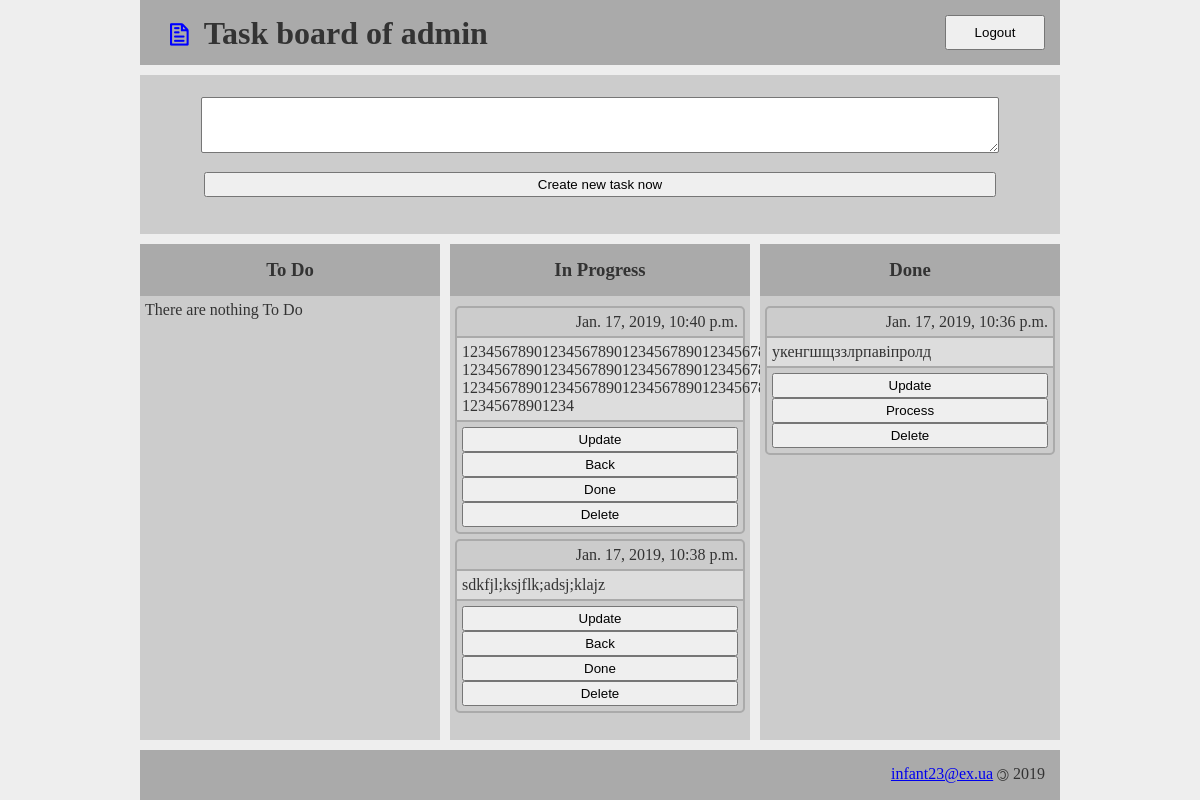
Before: /board/ (signed in) with the older database file.
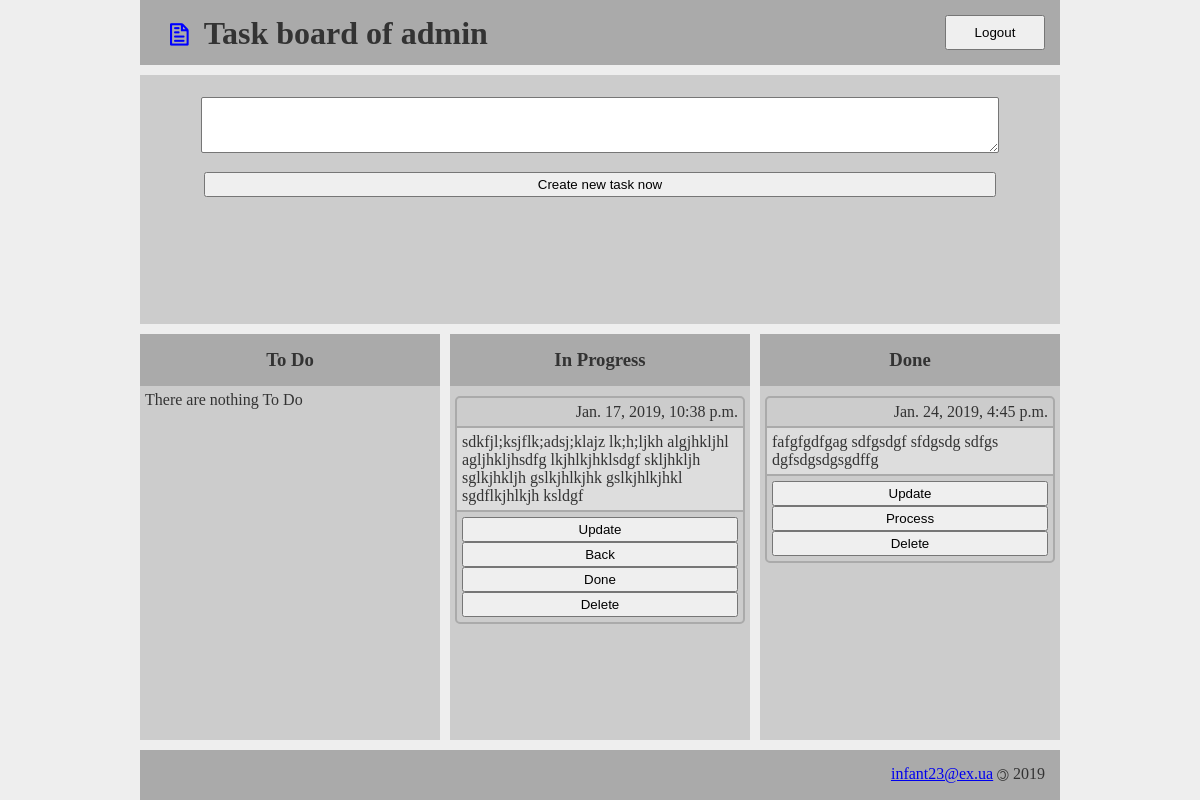
After: the same page with the newer database file.
### board/models.py (models this page shows, shortened)
class Task(models.Model):
	TASK_STATE = (
		('T', 'TO DO'),
		('P', 'In progress'),
		('D', 'Done'),
		)
	user_id = models.ForeignKey(User, on_delete=models.CASCADE)
	content = models.CharField(blank=True, max_length=140)
	state = models.CharField(max_length=20, blank=True, choices=TASK_STATE)
	pub_date = models.DateTimeField(auto_now_add=True)
	def get_update_url(self):
		return reverse('board:task_update_url', kwargs={'pk': self.pk})
	def get_delete_url(self):
		return reverse('board:task_delete_url', kwargs={'pk': self.pk})
	def get_leave_url(self):
		return reverse('board:task_leave_url', kwargs={'pk': self.pk})
	def get_process_url(self):
		return reverse('board:task_process_url', kwargs={'pk': self.pk})
	def get_done_url(self):
		return reverse('board:task_done_url', kwargs={'pk': self.pk})
	class Meta:
		ordering = ['-pub_date']

### board/views.py (the view, shortened to what this page needs)
# urls.py: path('', TaskList.as_view(), name='index'),
class TaskList(LoginRequiredMixin, View):
	model = Task
	model_form = TaskTextForm
	template = 'board/index.html'
	page = 'board:index'
	login_url = 'board:login'
	def get(self, request):
		lst = self.model.objects.filter(user_id=request.user)
		context = {
			'tasks_todo': lst.filter(state='T'),
			'tasks_now': lst.filter(state='P'),
			'tasks_done': lst.filter(state='D'),
			'form': self.model_form(),
			'user':request.user
		}
		return render(request, self.template, context=context)

### board/forms.py
class TaskTextForm(forms.ModelForm):
	class Meta:
		model = Task
		fields = ['content']
		widgets = {
			'content': forms.Textarea(attrs={'class': 'form-control'})
		}

### board/templates/board/index.html (shortened to what this page needs)
{% extends 'base.html' %}
{% block content %}
	<section class="form">
		<div class="wrapper">
			<form action="{% url 'board:index' %}" method="post">
				{{ form.content }}
				<button type="submit">Create new task now</button>
			</form>
		</div>
	</section>
	{% include 'board/includes/board.html' %}
{% endblock %}

### board/templates/board/includes/task.html (shortened to what this page needs)
<div class="card">
	<div class="date">
		{{ task.pub_date }}
	</div>
	<div class="content">
		<p>{{ task.content }}</p>
	</div>
	<div class="controll">
		<a href="{{ task.get_update_url }}">
			<button>Update</button>
		</a>
		{% if task.state == "P" %}
			<form action="{{ task.get_leave_url }}" method="post">
				<button type="submit">Back</button>
			</form>
		{% endif %}
		{% if task.state == "T" or task.state == "D" %}
			<form action="{{ task.get_process_url }}" method="post">
				<button type="submit">Process</button>
			</form>
		{% endif %}
		{% if task.state == "P" %}
			<form action="{{ task.get_done_url }}" method="post">
				<button type="submit">Done</button>
			</form>
		{% endif %}
		<form action="{{ task.get_delete_url }}" method="post">
			<button type="submit">Delete</button>
		</form>
	</div>
</div>

Changed rows visible on the page:
removed Task: pub_date "Jan. 17, 2019, 10:40 p.m.", content "1234567890123456789012345678901234567890 1234567890123456789012345678901234567890 1234567890123456789012345678901234567890 12345678901234", shown under "In Progress"
removed Task: pub_date "Jan. 17, 2019, 10:36 p.m.", content "укенгшщззлрпавіпролд", shown under "Done"
changed Task: content "sdkfjl;ksjflk;adsj;klajz" → "sdkfjl;ksjflk;adsj;klajz lk;h;ljkh algjhkljhl agljhkljhsdfg lkjhlkjhklsdgf skljhkljh sglkjhkljh gslkjhlkjhk gslkjhlkjhkl sgdflkjhlkjh ksldgf"
added Task: pub_date "Jan. 24, 2019, 4:45 p.m.", content "fafgfgdfgag sdfgsdgf sfdgsdg sdfgs dgfsdgsdgsgdffg", shown under "Done"
